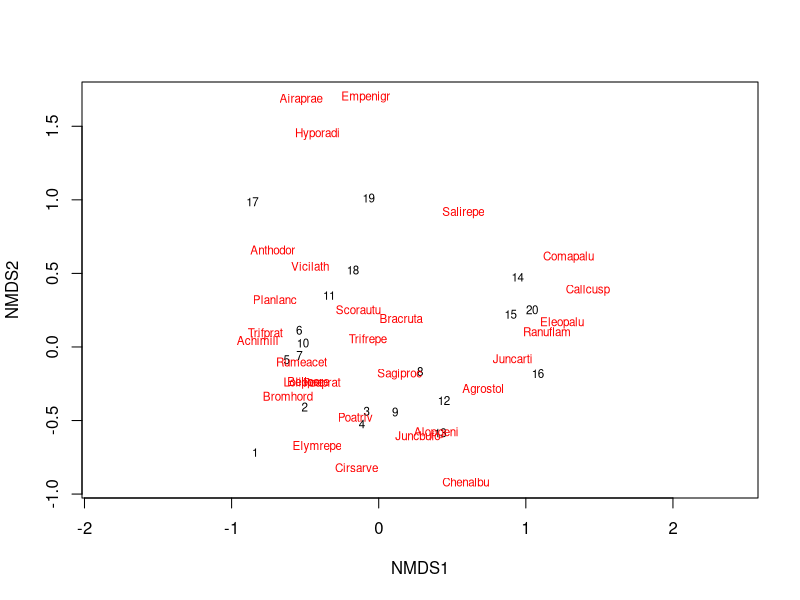
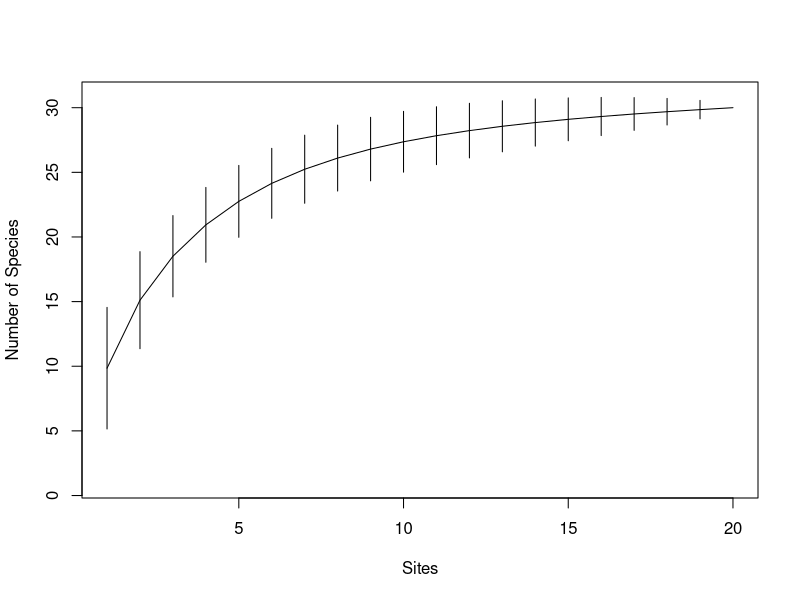

The R script that drew these images, in order:
# Install and load vegan
install.packages("vegan")
library(vegan)

# Load example data (Dutch meadow vegetation)
data(dune)
# View structure
head(dune)
#Alpha diversity refers to diversity within a single site. 
#Common metrics include species richness, Shannon index, and Simpson index
# 1. Species Richness (Number of species per site)
richness <- specnumber(dune)

# 2. Shannon Diversity Index (H') - considers richness and evenness
shannon <- diversity(dune, index = "shannon")

# 3. Simpson Diversity Index (D) - considers dominant species
simpson <- diversity(dune, index = "simpson")

# 4. Pielou's Evenness (J') - how close species are in abundance
evenness <- shannon / log(specnumber(dune))

# Combine into a table
diversity_table <- data.frame(richness, shannon, simpson, evenness)
head(diversity_table)
#
#Beta diversity measures how community composition changes between sites. The vegdist function calculates dissimilarity, 
#with Bray-Curtis being the most popular for abundance data
# Calculate Bray-Curtis dissimilarity matrix
bray_dist <- vegdist(dune, method = "bray")

# View the matrix
as.matrix(bray_dist)[1:5, 1:5]
#Non-metric Multidimensional Scaling (NMDS) is used 
#to visualize the dissimilarity between samples
# Run NMDS
nmds_res <- metaMDS(dune, distance = "bray")

# Plot NMDS
plot(nmds_res, type = "t")
#To estimate if sampling effort was sufficient to capture the total richness
# Calculate species accumulation
sp_accum <- specaccum(dune)

# Plot
plot(sp_accum, xlab = "Sites", ylab = "Number of Species")

#Summary of Key Functions
#diversity(): Calculates Shannon/Simpson indices.
#specnumber(): Calculates species richness.
#vegdist(): Calculates distance matrices (Bray-Curtis, Jaccard).
#metaMDS(): Runs Non-metric Multidimensional Scaling.
#betapart package: Specialized for breaking down beta diversity into turnover and nestedness components.
#hillR package: For calculating diversity via Hill numbers
